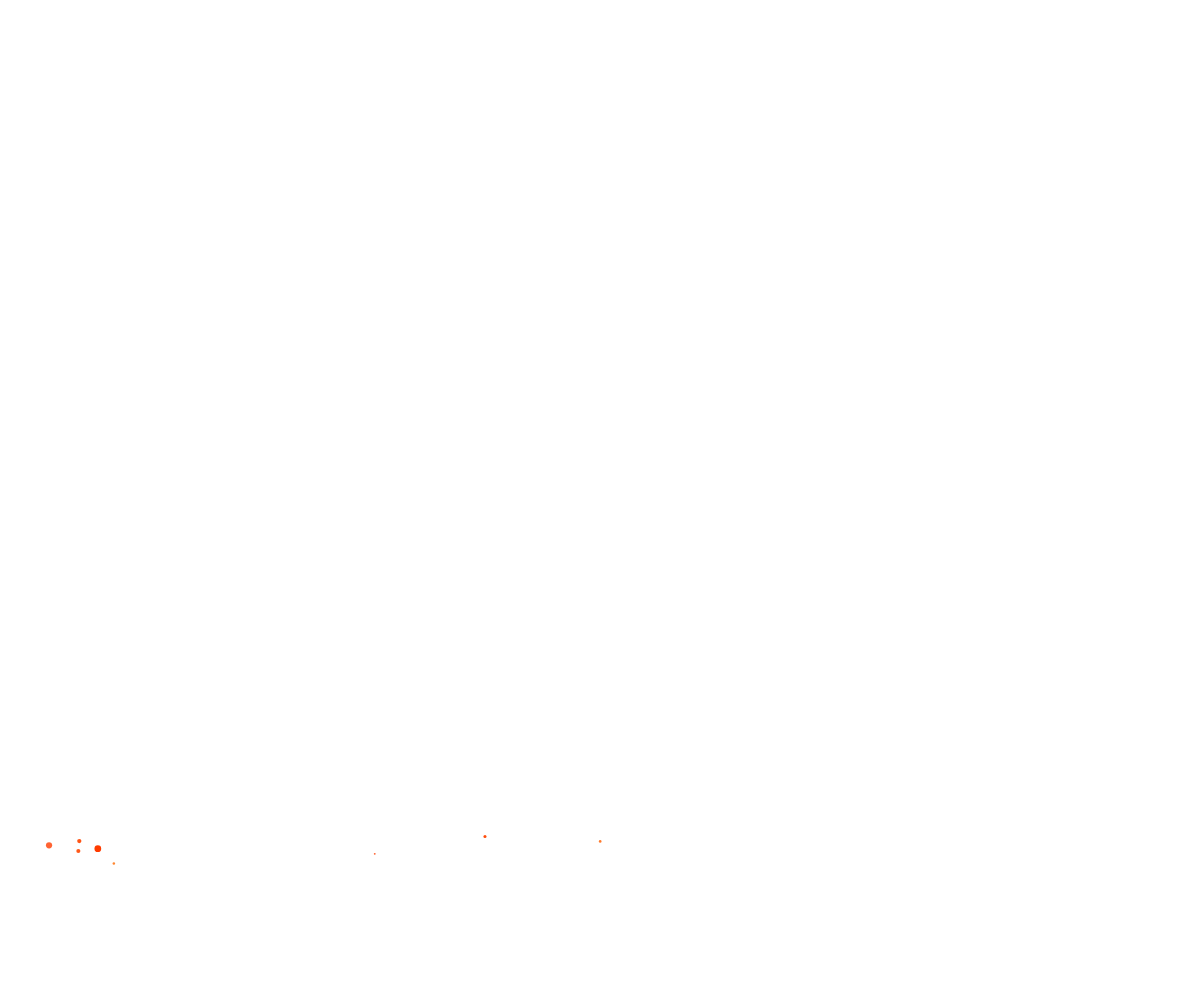
Frame 1 (no input)
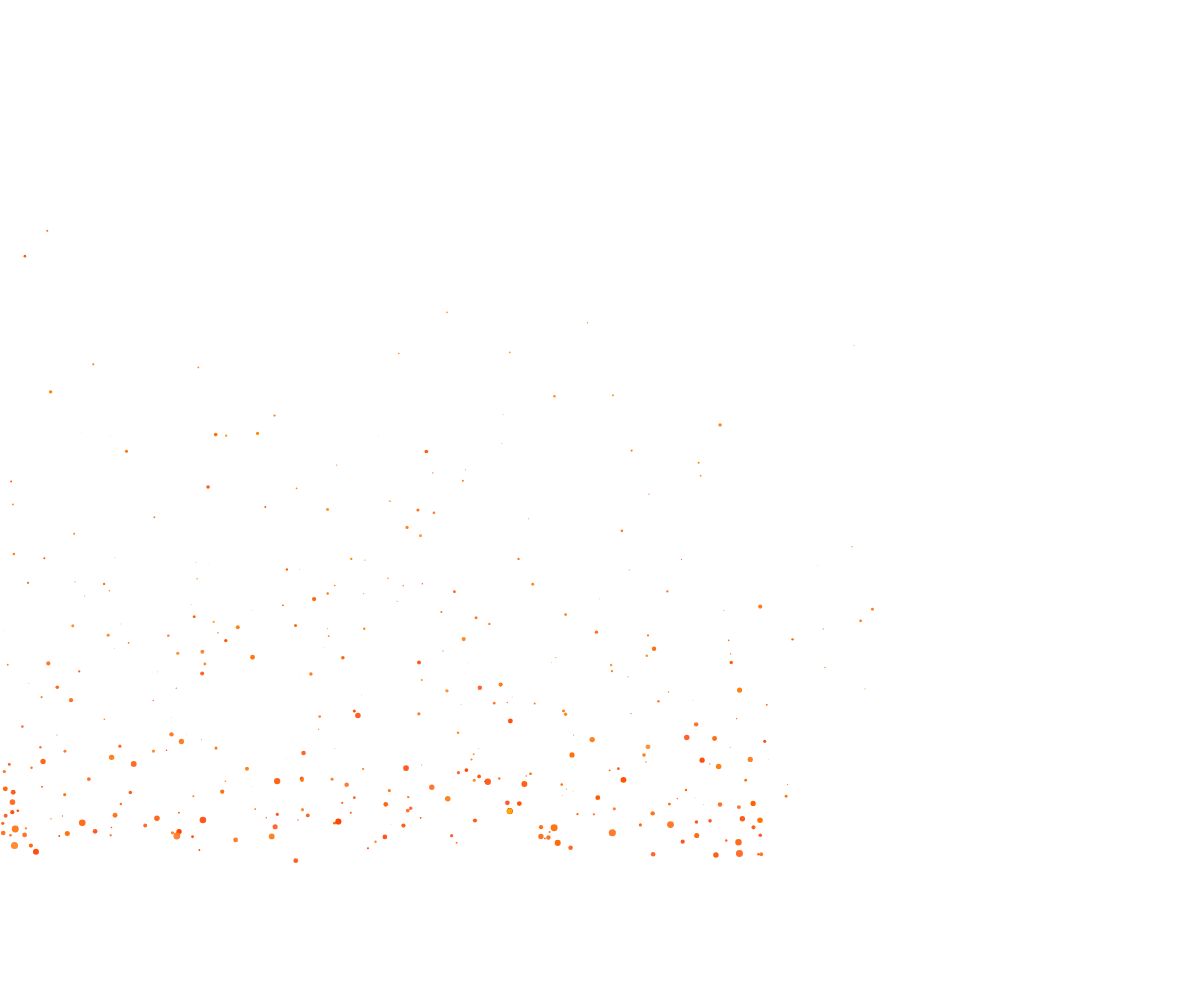
Frame 60 (no input)
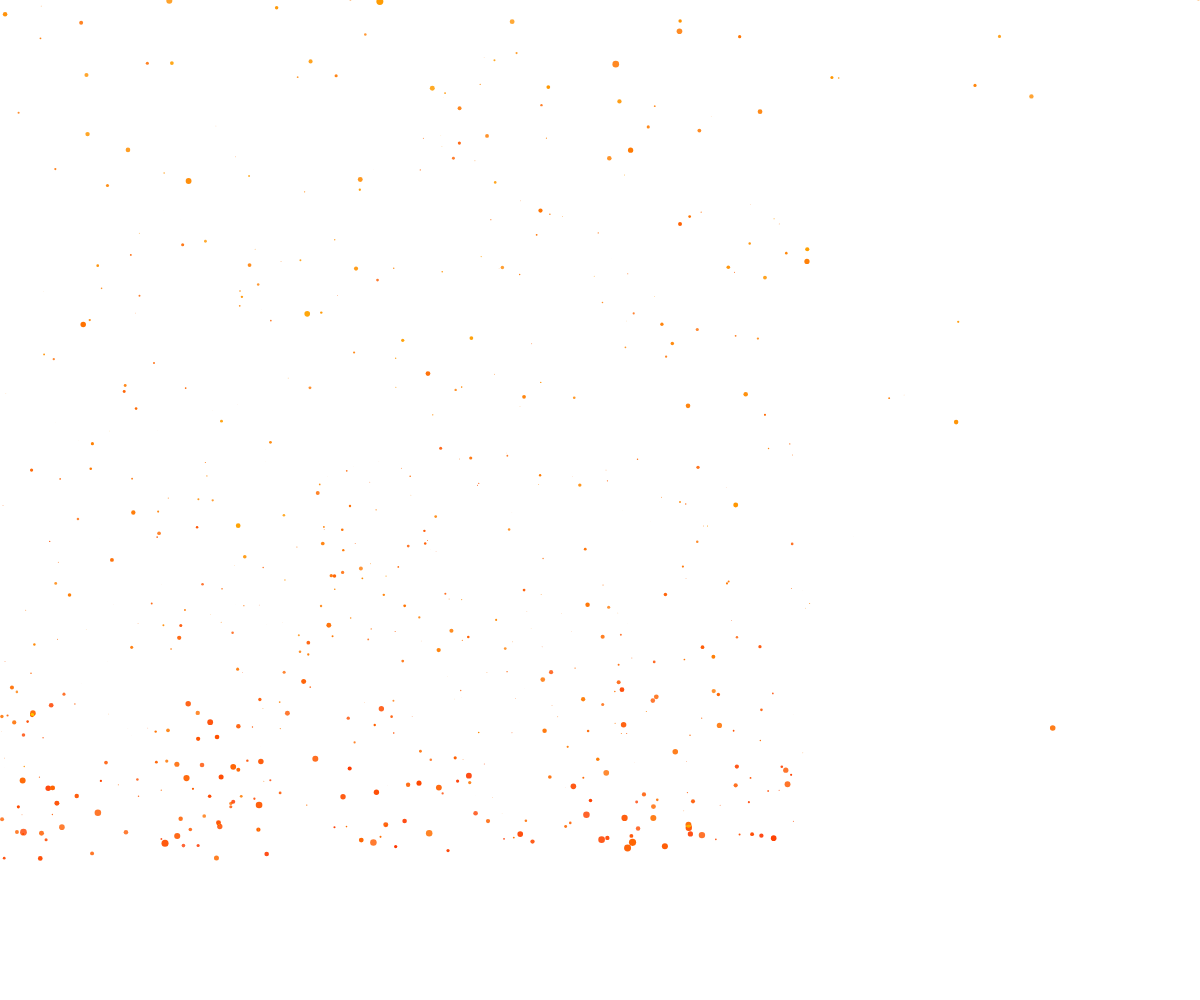
Frame 120 (the mouse pressed at the canvas centre since frame 60)

The p5.js sketch that drew these frames (run headless with seeded random() and noise() and a simulated clock; from frame 60 on, the mouse is pressed at the canvas centre):

// p5.js sketch
// ── sketch.js
let particles = [];
let particleCountMin = 5;
let particleCountMax = 10;
let minInitialSize = 2;
let maxInitialSize = 10;
let emitterX = 800 / 2;
let emitterY = 800 + 50;
let emitterSizeX = 800; // エミッターのXサイズ
let emitterSizeY = 30; // エミッターのYサイズ
let minTurbulence = 0.1;
let maxTurbulence = 0.3;
let minAlpha = 200;
let maxAlpha = 255;
let minLifespan = 100;
let maxLifespan = 200;
let blurStrength = 1; // ブラーの強度 重いのでオミットした

function setup() {
  // キャンバスをウィンドウのサイズに合わせる
  createCanvas(windowWidth, windowHeight, P2D); // P2DでRGBAモードを使用
  // 背景を透明にする
  background(0, 0); 
}

function draw() {
  clear(); // 毎フレームキャンバスをクリアする

  // 新しいパーティクルを追加
  let particleCount = int(random(particleCountMin, particleCountMax));
  for (let i = 0; i < particleCount; i++) {
    let initialSize = random(minInitialSize, maxInitialSize);
    let p = new Particle(
      random(emitterX - emitterSizeX / 2, emitterX + emitterSizeX / 2), // エミッターのX座標
      random(emitterY - emitterSizeY / 2, emitterY + emitterSizeY / 2), // エミッターのY座標
      random(-1, 1), // X軸速度
      random(-5, -1), // Y軸速度
      initialSize, // 初期サイズ
      random(minTurbulence, maxTurbulence), // タービュランスの強度
      random(minAlpha, maxAlpha), // 初期透明度
      random(minLifespan, maxLifespan) // 初期寿命
    );
    particles.push(p);
  }

  // パーティクルを更新して描画
  for (let i = particles.length - 1; i >= 0; i--) {
    particles[i].update();
    particles[i].show();
    if (particles[i].finished()) {
      particles.splice(i, 1); // 終了したパーティクルを削除
    }
  }

  // ブラーエフェクトをかける
  //filter(BLUR, blurStrength); // ブラーの強度を変数で指定
}

class Particle {
  constructor(x, y, xspeed, yspeed, initialSize, turbulence, alpha, lifespan) {
    this.pos = createVector(x, y);
    this.vel = createVector(xspeed, yspeed);
    this.acc = createVector(0, -0.1);
    this.initialSize = initialSize;
    this.size = this.initialSize;
    this.turbulence = turbulence;
    this.offsetX = random(1000);
    this.offsetY = random(1000);
    this.alpha = alpha;
    this.lifespan = lifespan;
  }

  update() {
    // タービュランスを加える
    let turbulenceX = map(noise(this.offsetX), 0, 1, -this.turbulence, this.turbulence);
    let turbulenceY = map(noise(this.offsetY), 0, 1, -this.turbulence, this.turbulence);
    this.vel.add(turbulenceX, turbulenceY);
    this.offsetX += 0.01;
    this.offsetY += 0.01;

    this.vel.add(this.acc);
    this.pos.add(this.vel);
    this.size -= 0.1; // パーティクルが寿命に向かうにつれて小さくなる
    this.lifespan -= 1; // パーティクルの寿命を減少させる
  }

  show() {
    let r = map(this.lifespan, 0, maxLifespan, 255, 255);
    let g = map(this.lifespan, 0, maxLifespan, 165, 50); // オレンジを強めに
    let b = 0;
    noStroke();
    blendMode(ADD); // 加算ブレンドモードを適用
    fill(r, g, b, this.alpha);
    let diameter = this.size * 0.75;
    ellipse(this.pos.x, this.pos.y, diameter, diameter); // パーティクルの大きさを変数に変更
    blendMode(BLEND); // 元のブレンドモードに戻す
  }

  finished() {
    return this.lifespan < 0;
  }
}

// ── script.js
function increaseCount(counterNumber) {
    var counterElement = document.getElementById('counter' + counterNumber);
    var countSpan = counterElement.querySelector('span');
    var currentCount = parseInt(countSpan.textContent);
    
    if (isNaN(currentCount)) {
      currentCount = 0;
    }
    
    if (currentCount < 99) { // カウンターが99以下の場合のみ増加
      countSpan.textContent = ('0' + (currentCount + 1)).slice(-2);
      counterElement.classList.add('fadeInOut'); // アニメーションの追加
      setTimeout(function() {
        counterElement.classList.remove('fadeInOut'); // アニメーションの除去
      }, 300); // アニメーションの時間
    }
  }

  function decreaseCount(counterNumber) {
    var counterElement = document.getElementById('counter' + counterNumber);
    var countSpan = counterElement.querySelector('span');
    var currentCount = parseInt(countSpan.textContent);
    
    if (isNaN(currentCount)) {
      currentCount = 0;
    }
    
    if (currentCount > 0) { // カウンターが0より大きい場合のみ減少
      countSpan.textContent = ('0' + (currentCount - 1)).slice(-2);
      counterElement.classList.add('fadeInOut'); // アニメーションの追加
      setTimeout(function() {
        counterElement.classList.remove('fadeInOut'); // アニメーションの除去
      }, 300); // アニメーションの時間
    }
  }
